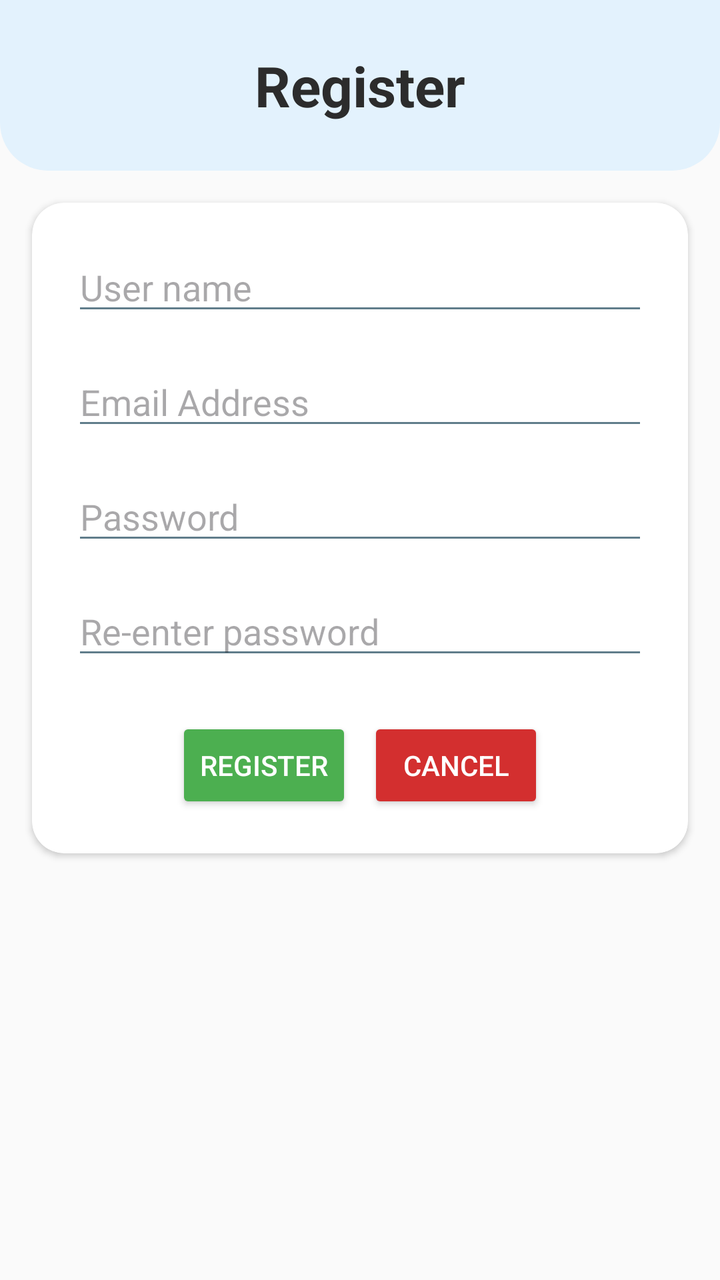
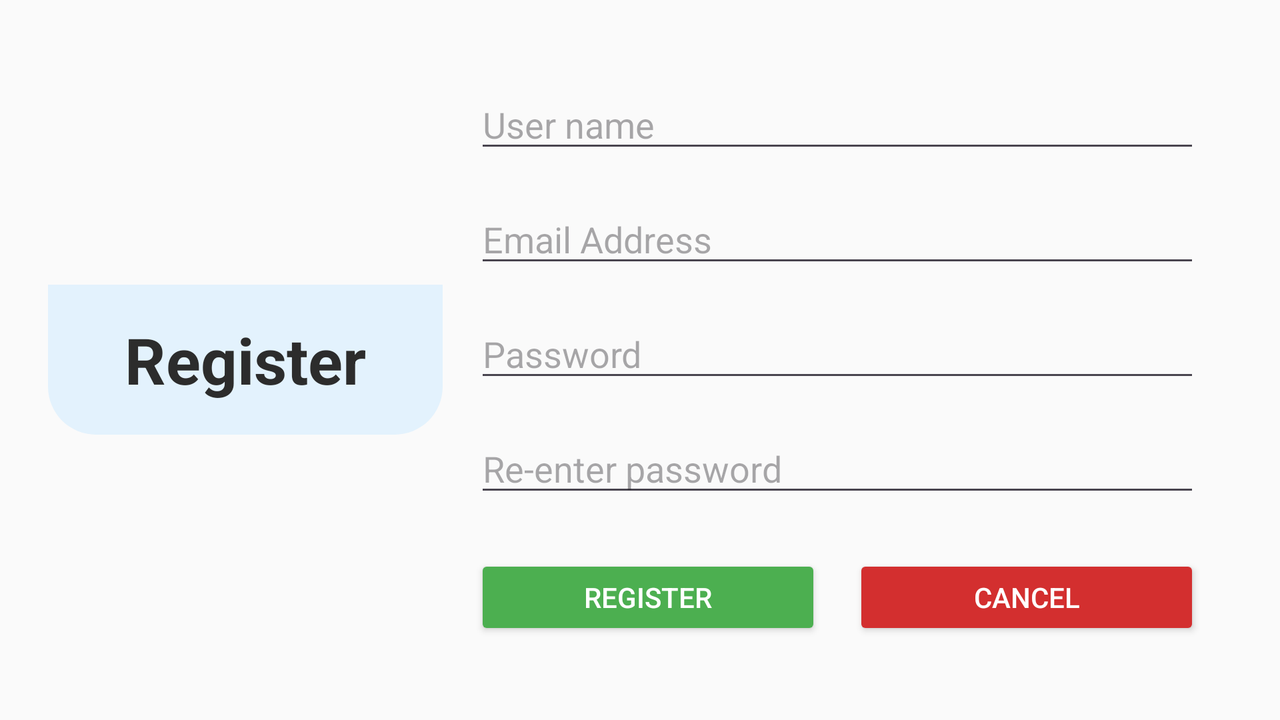

First picture: res/layout/ on a phone held upright. Second picture: the repository's own variant of that layout, on a device whose configuration matches the variant's folder. Source for both follows.
<!-- AndroidManifest.xml: activity theme Theme.Mobil -->
<!-- res/layout/activity_register.xml -->
<?xml version="1.0" encoding="utf-8"?>
<androidx.constraintlayout.widget.ConstraintLayout xmlns:android="http://schemas.android.com/apk/res/android"
    xmlns:app="http://schemas.android.com/apk/res-auto"
    xmlns:tools="http://schemas.android.com/tools"
    android:layout_width="match_parent"
    android:layout_height="match_parent"
    android:background="#FAFAFA"
    tools:context=".RegisterActivity">

    
    <TextView
        android:id="@+id/registerTextView"
        android:layout_width="0dp"
        android:layout_height="wrap_content"
        android:text="@string/register"
        android:textSize="28sp"
        android:textStyle="bold"
        android:gravity="center"
        android:textColor="#2C2C2C"
        android:padding="24dp"
        android:background="@drawable/header_background"
        app:layout_constraintTop_toTopOf="parent"
        app:layout_constraintStart_toStartOf="parent"
        app:layout_constraintEnd_toEndOf="parent" />

    
    <androidx.cardview.widget.CardView
        android:id="@+id/cardForm"
        android:layout_width="0dp"
        android:layout_height="wrap_content"
        android:layout_margin="16dp"
        app:cardCornerRadius="16dp"
        android:elevation="6dp"
        app:layout_constraintTop_toBottomOf="@id/registerTextView"
        app:layout_constraintStart_toStartOf="parent"
        app:layout_constraintEnd_toEndOf="parent">

        <LinearLayout
            android:layout_width="match_parent"
            android:layout_height="wrap_content"
            android:orientation="vertical"
            android:padding="20dp">

            <EditText
                android:id="@+id/userNameEditText"
                android:layout_width="match_parent"
                android:layout_height="wrap_content"
                android:hint="@string/user_name"
                android:inputType="textPersonName"
                android:backgroundTint="#607D8B"
                android:layout_marginBottom="16dp" />

            <EditText
                android:id="@+id/userEmailEditText"
                android:layout_width="match_parent"
                android:layout_height="wrap_content"
                android:hint="@string/email_address"
                android:inputType="textEmailAddress"
                android:backgroundTint="#607D8B"
                android:layout_marginBottom="16dp" />

            <EditText
                android:id="@+id/userPasswordEditText"
                android:layout_width="match_parent"
                android:layout_height="wrap_content"
                android:hint="@string/password"
                android:inputType="textPassword"
                android:backgroundTint="#607D8B"
                android:layout_marginBottom="16dp" />

            <EditText
                android:id="@+id/userRePasswordEditText"
                android:layout_width="match_parent"
                android:layout_height="wrap_content"
                android:hint="@string/re_enter_password"
                android:inputType="textPassword"
                android:backgroundTint="#607D8B"
                android:layout_marginBottom="24dp" />

            <LinearLayout
                android:layout_width="match_parent"
                android:layout_height="wrap_content"
                android:orientation="horizontal"
                android:gravity="center_horizontal">

                <Button
                    android:id="@+id/registerButton"
                    android:layout_width="wrap_content"
                    android:layout_height="wrap_content"
                    android:text="@string/register"
                    android:textColor="#FFFFFF"
                    android:backgroundTint="#4CAF50"
                    android:layout_marginEnd="8dp" />

                <Button
                    android:id="@+id/cancel_button"
                    android:layout_width="wrap_content"
                    android:layout_height="wrap_content"
                    android:text="@string/cancel"
                    android:textColor="#FFFFFF"
                    android:backgroundTint="#D32F2F"
                    android:onClick="cancel" />
            </LinearLayout>
        </LinearLayout>
    </androidx.cardview.widget.CardView>

</androidx.constraintlayout.widget.ConstraintLayout>
<!-- resources referenced by this layout -->
<resources>
  <!-- drawable header_background (drawable) -->
  <shape xmlns:android="http://schemas.android.com/apk/res/android">
      <solid android:color="#E3F2FD"/>
      <corners android:bottomLeftRadius="24dp" android:bottomRightRadius="24dp"/>
  </shape>
  <string name="cancel">Cancel</string>
  <string name="email_address">Email Address</string>
  <string name="password">Password</string>
  <string name="re_enter_password">Re-enter password</string>
  <string name="register">Register</string>
  <string name="user_name">User name</string>
  <!-- from res/values-v23/ -->
  <style name="Theme.Mobil" parent="Base.Theme.Mobil">
          
          <item name="android:navigationBarColor">@android:color/transparent</item>
          <item name="android:statusBarColor">@android:color/transparent</item>
          <item name="android:windowLightStatusBar">?attr/isLightTheme</item>
      </style>
  <style name="Base.Theme.Mobil" parent="Theme.Material3.DayNight.NoActionBar">
          
          
      </style>
</resources>
<!-- res/layout-land/activity_register.xml (the author's variant of the layout above) -->
<!-- drawn on the phone turned sideways -->
<?xml version="1.0" encoding="utf-8"?>
<LinearLayout xmlns:android="http://schemas.android.com/apk/res/android"
    xmlns:tools="http://schemas.android.com/tools"
    android:layout_width="match_parent"
    android:layout_height="match_parent"
    android:orientation="horizontal"
    android:padding="24dp"
    android:gravity="center"
    android:background="#FAFAFA"
    tools:context=".RegisterActivity">

    
    <TextView
        android:id="@+id/registerTextView"
        android:layout_width="0dp"
        android:layout_height="wrap_content"
        android:layout_weight="1"
        android:text="@string/register"
        android:textSize="32sp"
        android:textStyle="bold"
        android:textColor="#2C2C2C"
        android:gravity="center"
        android:padding="16dp"
        android:background="@drawable/header_background" />

    
    <LinearLayout
        android:layout_width="0dp"
        android:layout_height="match_parent"
        android:layout_weight="2"
        android:orientation="vertical"
        android:padding="16dp"
        android:gravity="center">

        <EditText
            android:id="@+id/userNameEditText"
            android:layout_width="match_parent"
            android:layout_height="wrap_content"
            android:hint="@string/user_name"
            android:inputType="textPersonName"
            android:layout_marginBottom="16dp" />

        <EditText
            android:id="@+id/userEmailEditText"
            android:layout_width="match_parent"
            android:layout_height="wrap_content"
            android:hint="@string/email_address"
            android:inputType="textEmailAddress"
            android:layout_marginBottom="16dp" />

        <EditText
            android:id="@+id/userPasswordEditText"
            android:layout_width="match_parent"
            android:layout_height="wrap_content"
            android:hint="@string/password"
            android:inputType="textPassword"
            android:layout_marginBottom="16dp" />

        <EditText
            android:id="@+id/userRePasswordEditText"
            android:layout_width="match_parent"
            android:layout_height="wrap_content"
            android:hint="@string/re_enter_password"
            android:inputType="textPassword"
            android:layout_marginBottom="24dp" />

        <LinearLayout
            android:layout_width="match_parent"
            android:layout_height="wrap_content"
            android:orientation="horizontal"
            android:gravity="center">

            <Button
                android:id="@+id/registerButton"
                android:layout_width="0dp"
                android:layout_height="wrap_content"
                android:layout_weight="1"
                android:text="@string/register"
                android:textColor="#FFFFFF"
                android:backgroundTint="#4CAF50"
                android:layout_marginEnd="8dp" />

            <Button
                android:id="@+id/cancel_button"
                android:layout_width="0dp"
                android:layout_height="wrap_content"
                android:layout_weight="1"
                android:text="@string/cancel"
                android:textColor="#FFFFFF"
                android:onClick="cancel"
                android:backgroundTint="#D32F2F"
                android:layout_marginStart="8dp" />
        </LinearLayout>
    </LinearLayout>
</LinearLayout>
